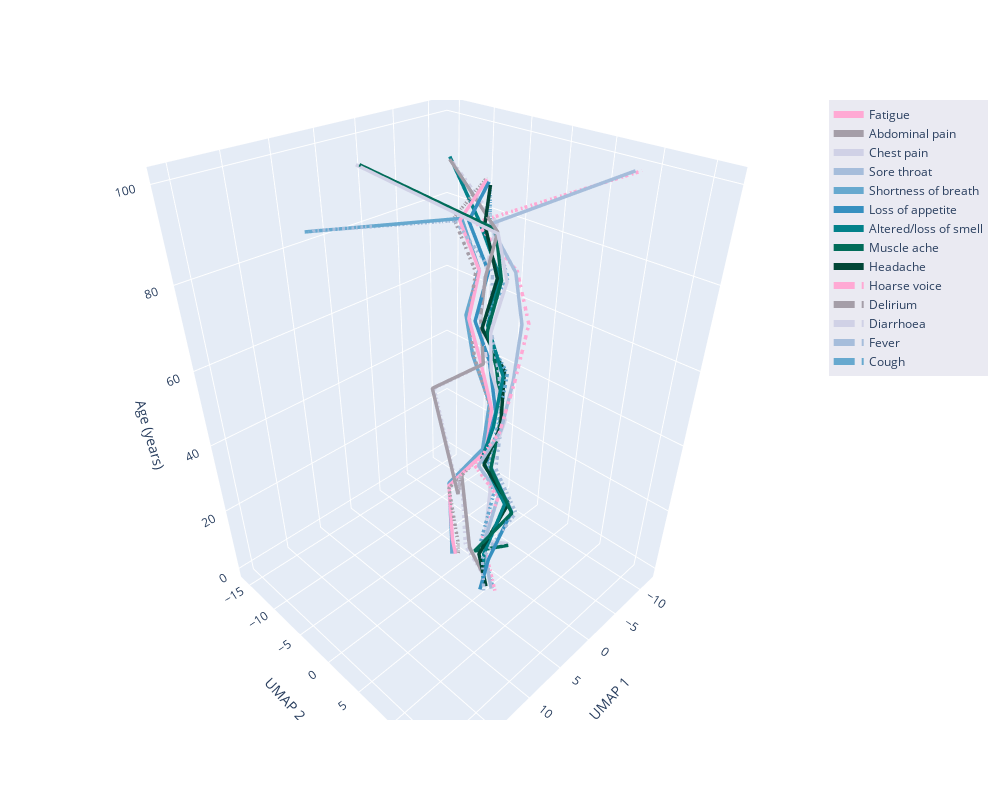

The notebook cell saved with this chart:
### Code cell
n_embeddings = len(aligned_mapper.embeddings_)
es = aligned_mapper.embeddings_
embedding_df = pd.DataFrame(np.vstack(es), columns=('x', 'y'))
embedding_df['z'] = np.repeat(np.linspace(0, 1.0, n_embeddings), es[0].shape[0])
embedding_df['id'] = np.tile(np.arange(es[0].shape[0]), n_embeddings)
#embedding_df['digit'] = np.tile(digits.target, n_embeddings)

fx = interp1d(
    embedding_df.z[embedding_df.id == 0]*10, embedding_df.x.values.reshape(n_embeddings, 14).T, kind="linear"
)
fy = interp1d(
    embedding_df.z[embedding_df.id == 0]*10, embedding_df.y.values.reshape(n_embeddings, 14).T, kind="linear"
)
z = np.linspace(0, 10, 100)

# viable colour palette's
#palette = px.colors.qualitative.Plotly * 2
# first couple of colours were edited to make them darker
palette = ['#ffa9d4', #'#fff7fb'
            '#a59ea8', #'#ece2f0'
            '#d0d1e6',
            '#a6bddb',
            '#67a9cf',
            '#3690c0',
            '#02818a',
            '#016c59',
            '#014636'] * 3

#'solid', 'dot', 'dash', 'longdash', 'dashdot', 'longdashdot'
linetype = ['solid']*9 + ['dashdot']*9 + ['dashdot']*8

# work out the axis limits
x_min = embedding_df.x.min()
x_max = embedding_df.x.max()
y_min = embedding_df.y.min()
y_max = embedding_df.y.max()

x_midpoint = (x_min + x_max) / 2
y_midpoint = (y_min + y_max) / 2
x_len = x_max - x_min
y_len = y_max - y_min

max_length = max(x_len, y_len)

padding = 1.2

x_range = [x_midpoint - 0.5*max_length*padding, x_midpoint + 0.5*max_length*padding]
y_range = [y_midpoint - 0.5*max_length*padding, y_midpoint + 0.5*max_length*padding]


# start plotting
interpolated_traces = [fx(z), fy(z)]
traces = [
    go.Scatter3d(
        x=interpolated_traces[0][i],
        y=interpolated_traces[1][i],
        z=z*n_slices,
        mode="lines",
        line=dict(
            width=7.0,
            dash = linetype[i],
            color = palette[i]
        ),
        opacity=1,
        name = str(lookup.symptom_name_formatted.values[i]),
        text = str(lookup.symptom_name_formatted.values[i]),
        hovertext = str(lookup.symptom_name_formatted.values[i])
    )
    for i in range(14)
]
fig = go.Figure(data=traces)
fig.update_layout(
    width=1000,
    height=800,
    autosize=True,
    showlegend=True,
    legend = {'bgcolor': '#EAEAF2'},
    scene=(dict(
        aspectmode='manual',
        aspectratio=dict(x=1, y=1, z=1.4), # can be used to stretch the plot vertically
        xaxis_range = x_range,
        yaxis_range = y_range,
        xaxis_title = 'UMAP 1',
        yaxis_title = 'UMAP 2',
        zaxis_title = 'Age (years)')))

fig.show()
